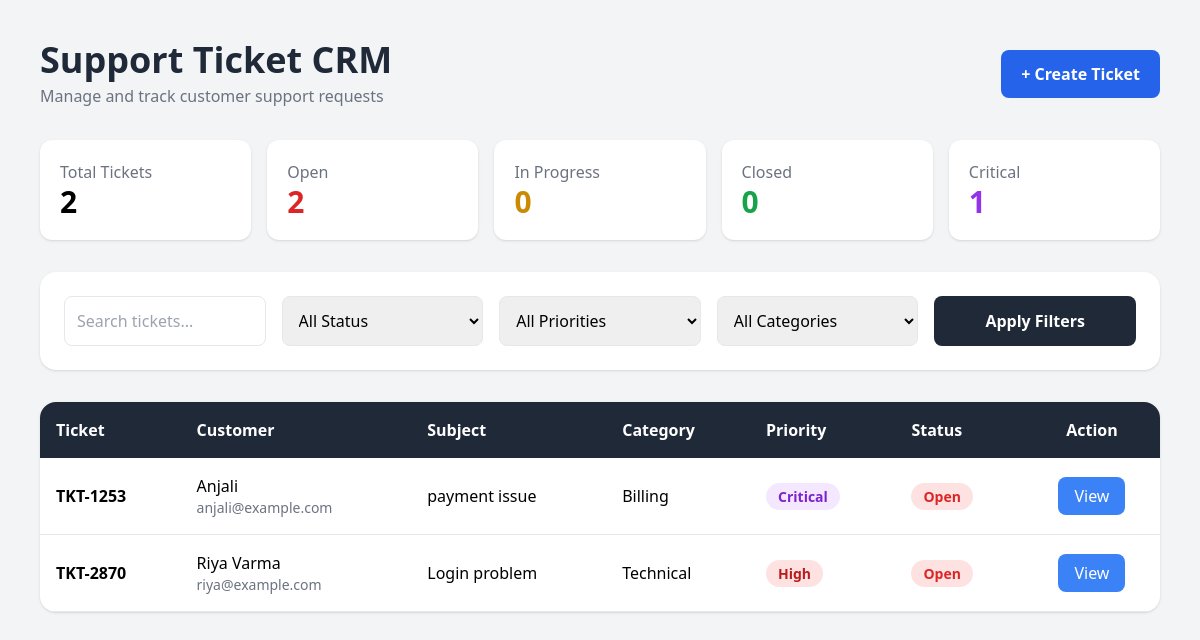
Before: / with the older database file.
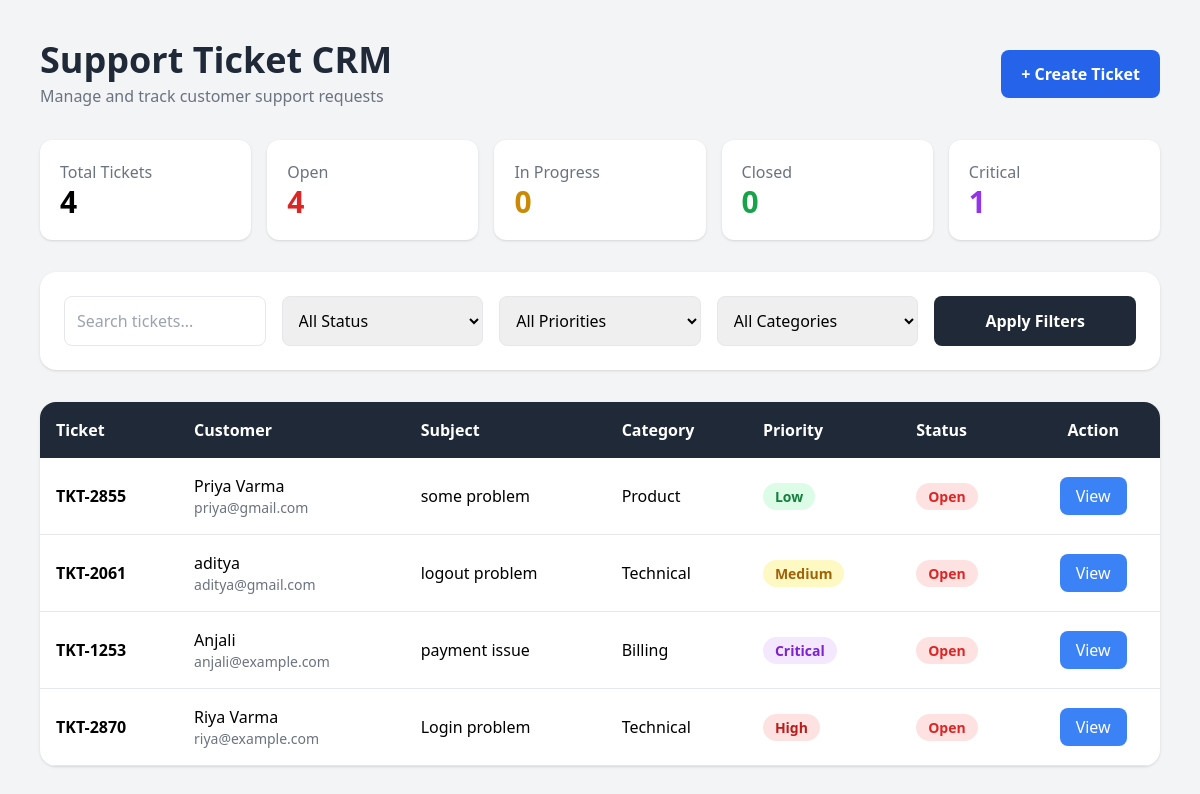
After: the same page with the newer database file.
### app/models.py (models this page shows)
class Ticket(Base):
    __tablename__ = "tickets"
    ticket_id = Column(String, primary_key=True, index=True)
    customer_name = Column(String, nullable=False)
    customer_email = Column(String, nullable=False)
    subject = Column(String, nullable=False)
    description = Column(String, nullable=False)
    category = Column(String, default="Other")
    priority = Column(String, default="Medium")
    status = Column(String, default="Open")
    assigned_to = Column(String, default="Unassigned")
    notes = Column(String, default="")
    created_at = Column(DateTime, default=datetime.utcnow)
    updated_at = Column(
        DateTime,
        default=datetime.utcnow,
        onupdate=datetime.utcnow
    )

### app/main.py (the view)
@app.get("/", response_class=HTMLResponse)
def home(
    request: Request,
    search: str = None,
    status: str = None,
    priority: str = None,
    category: str = None,
    db: Session = Depends(get_db)
):
    tickets = crud.get_all_tickets(
        db,
        search,
        status,
        priority,
        category
    )
    stats = crud.get_dashboard_stats(db)
    return templates.TemplateResponse(
        request,
        "index.html",
        {
            "tickets": tickets,
            "stats": stats,
            "search": search or "",
            "selected_status": status or "",
            "selected_priority": priority or "",
            "selected_category": category or ""
        }
    )

### templates/index.html (shortened to what this page needs)
<!DOCTYPE html>
<html>
<head>
    <script src="https://cdn.tailwindcss.com"></script>
</head>
<body class="bg-gray-100 min-h-screen p-6 md:p-10">
<div class="max-w-7xl mx-auto">
    <div class="flex flex-col md:flex-row justify-between items-start md:items-center mb-8">
        <div>
            <h1 class="text-4xl font-bold text-gray-800">
                Support Ticket CRM
            </h1>
            <p class="text-gray-500 mt-1">
                Manage and track customer support requests
            </p>
        </div>
        <a href="/create"
           class="mt-4 md:mt-0 bg-blue-600 hover:bg-blue-700 text-white px-5 py-3 rounded-lg font-semibold">
            + Create Ticket
        </a>
    </div>
    <div class="grid grid-cols-1 md:grid-cols-5 gap-4 mb-8">
        <div class="bg-white rounded-xl shadow p-5">
            <p class="text-gray-500">Total Tickets</p>
            <p class="text-3xl font-bold">{{ stats.total }}</p>
        </div>
        <div class="bg-white rounded-xl shadow p-5">
            <p class="text-gray-500">Open</p>
            <p class="text-3xl font-bold text-red-600">
                {{ stats.open }}
            </p>
        </div>
        <div class="bg-white rounded-xl shadow p-5">
            <p class="text-gray-500">In Progress</p>
            <p class="text-3xl font-bold text-yellow-600">
                {{ stats.in_progress }}
            </p>
        </div>
        <div class="bg-white rounded-xl shadow p-5">
            <p class="text-gray-500">Closed</p>
            <p class="text-3xl font-bold text-green-600">
                {{ stats.closed }}
            </p>
        </div>
        <div class="bg-white rounded-xl shadow p-5">
            <p class="text-gray-500">Critical</p>
            <p class="text-3xl font-bold text-purple-600">
                {{ stats.critical }}
            </p>
        </div>
    </div>
    <div class="bg-white rounded-2xl shadow p-6 mb-8">
        <form method="get"
              class="grid grid-cols-1 md:grid-cols-5 gap-4">
            <input
                type="text"
                name="search"
                value="{{ search }}"
                placeholder="Search tickets..."
                class="border p-3 rounded-lg"
            >
            <select name="status"
                    class="border p-3 rounded-lg">
                <option value="">All Status</option>
            </select>
            <select name="priority"
                    class="border p-3 rounded-lg">
                <option value="">All Priorities</option>
            </select>
            <select name="category"
                    class="border p-3 rounded-lg">
                <option value="">All Categories</option>
            </select>
            <button
                class="bg-gray-800 hover:bg-black text-white rounded-lg font-semibold"
            >
                Apply Filters
            </button>
        </form>
    </div>
    <div class="bg-white rounded-2xl shadow overflow-hidden">
        <div class="overflow-x-auto">
            <table class="w-full">
                <thead class="bg-gray-800 text-white">
                    <tr>
                        <th class="p-4 text-left">Ticket</th>
                        <th class="p-4 text-left">Customer</th>
                        <th class="p-4 text-left">Subject</th>
                        <th class="p-4 text-left">Category</th>
                        <th class="p-4 text-left">Priority</th>
                        <th class="p-4 text-left">Status</th>
                        <th class="p-4 text-center">Action</th>
                    </tr>
                </thead>
                <tbody>
                {% for ticket in tickets %}
                    <tr class="border-b hover:bg-gray-50">
                        <td class="p-4 font-semibold">
                            {{ ticket.ticket_id }}
                        </td>
                        <td class="p-4">
                            <div class="font-medium">
                                {{ ticket.customer_name }}
                            </div>
                            <div class="text-sm text-gray-500">
                                {{ ticket.customer_email }}
                            </div>
                        </td>
                        <td class="p-4">
                            {{ ticket.subject }}
                        </td>
                        <td class="p-4">
                            {{ ticket.category }}
                        </td>
                        <td class="p-4">
                            {% if ticket.priority == "Critical" %}
                                <span class="bg-purple-100 text-purple-700 px-3 py-1 rounded-full text-sm font-semibold">
                                    Critical
                                </span>
                            {% elif ticket.priority == "High" %}
                                <span class="bg-red-100 text-red-700 px-3 py-1 rounded-full text-sm font-semibold">
                                    High
                                </span>
                            {% elif ticket.priority == "Medium" %}
                                <span class="bg-yellow-100 text-yellow-700 px-3 py-1 rounded-full text-sm font-semibold">
                                    Medium
                                </span>
                            {% else %}
                                <span class="bg-green-100 text-green-700 px-3 py-1 rounded-full text-sm font-semibold">
                                    Low
                                </span>
                            {% endif %}
                        </td>
                        <td class="p-4">
                            {% if ticket.status == "Open" %}
                                <span class="bg-red-100 text-red-600 px-3 py-1 rounded-full text-sm font-semibold">
                                    Open
                                </span>
                            {% elif ticket.status == "In Progress" %}
                                <span class="bg-yellow-100 text-yellow-700 px-3 py-1 rounded-full text-sm font-semibold">
                                    In Progress
                                </span>
                            {% else %}
                                <span class="bg-green-100 text-green-600 px-3 py-1 rounded-full text-sm font-semibold">
                                    Closed
                                </span>
                            {% endif %}
                        </td>
                        <td class="p-4 text-center">
                            <a
                                href="/ticket/{{ ticket.ticket_id }}"
                                class="bg-blue-500 hover:bg-blue-600 text-white px-4 py-2 rounded-lg"
                            >
                                View
                            </a>
                        </td>
                    </tr>
                {% endfor %}
                </tbody>
            </table>
        </div>
    </div>
</div>
</body>
</html>

Changed rows visible on the page:
added Ticket: ticket_id "TKT-2855", customer_name "Priya Varma", customer_email "priya@gmail.com", subject "some problem", category "Product", priority "Low", status "Open"
added Ticket: ticket_id "TKT-2061", customer_name "aditya", customer_email "aditya@gmail.com", subject "logout problem", category "Technical", priority "Medium", status "Open"
Other visible differences:
{{ stats.total }}: "2" → "4"
{{ stats.open }}: "2" → "4"
